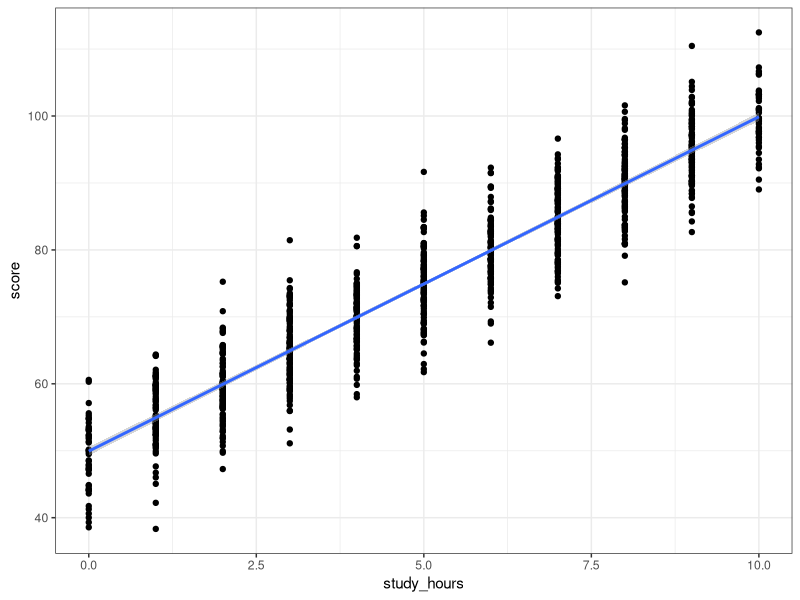

The R script that drew this image:
# Set seed for reproducibility
set.seed(12345)

# Generate 1000 observations
n <- 1000

# Generate study_hours as uniform random numbers between 0 and 10
study_hours <- round(runif(n, min = 0, max = 10))

# Generate score as a linear function of study_hours with noise
score <- 50 + 5 * study_hours + rnorm(n, mean = 0, sd = 5)

# Combine into a data frame
df <- data.frame(study_hours, score)

# Perform linear regression
model <- lm(score ~ study_hours, data = df)

# Summarize the regression results
summary(model)

# visualizing simple regression
library(ggplot2)
ggplot(data = df, aes(x=study_hours, y=score)) + 
  geom_point() +
  geom_smooth(method = 'lm') +
  theme_bw()
